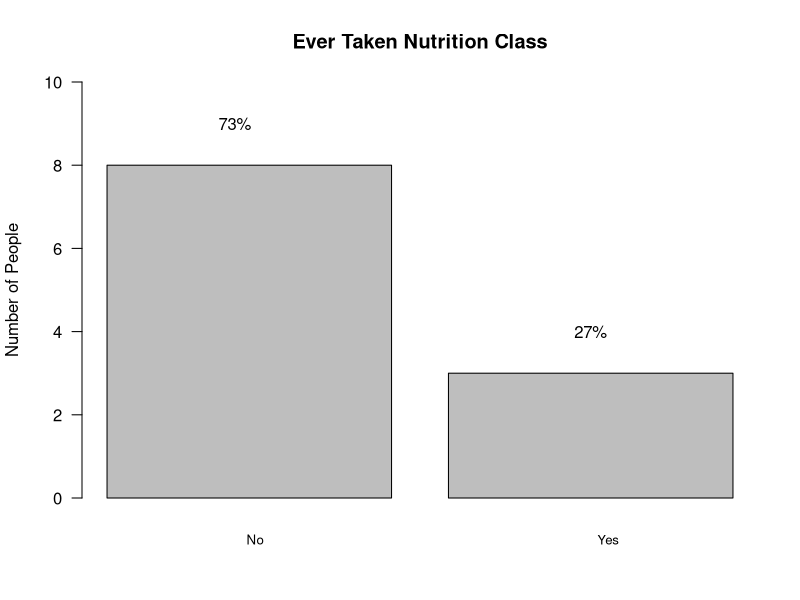
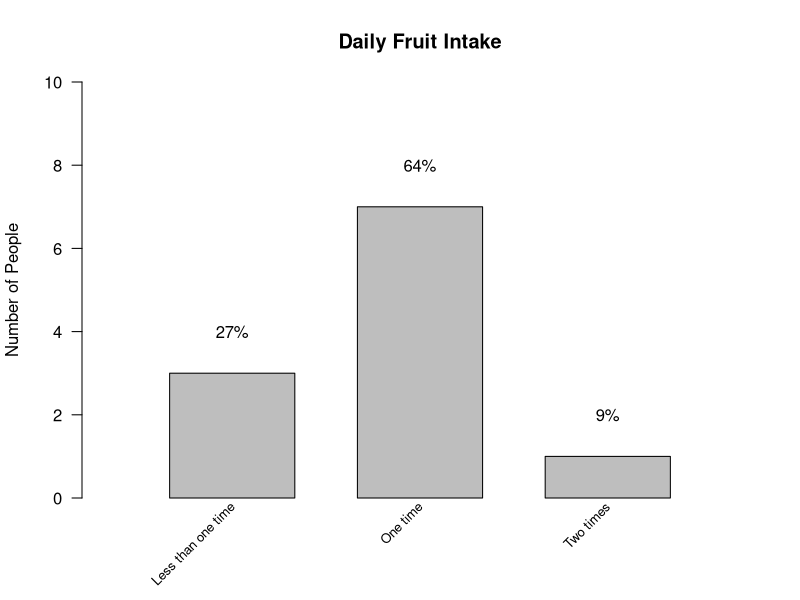
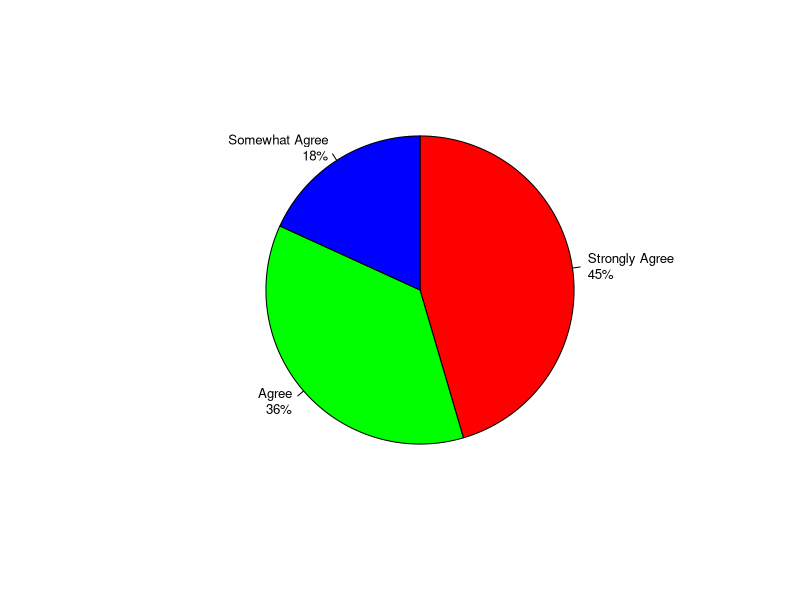
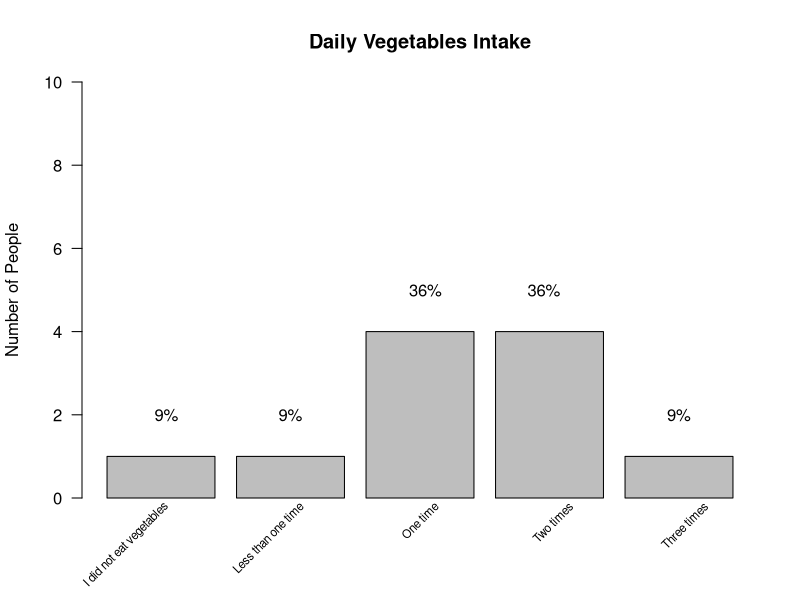
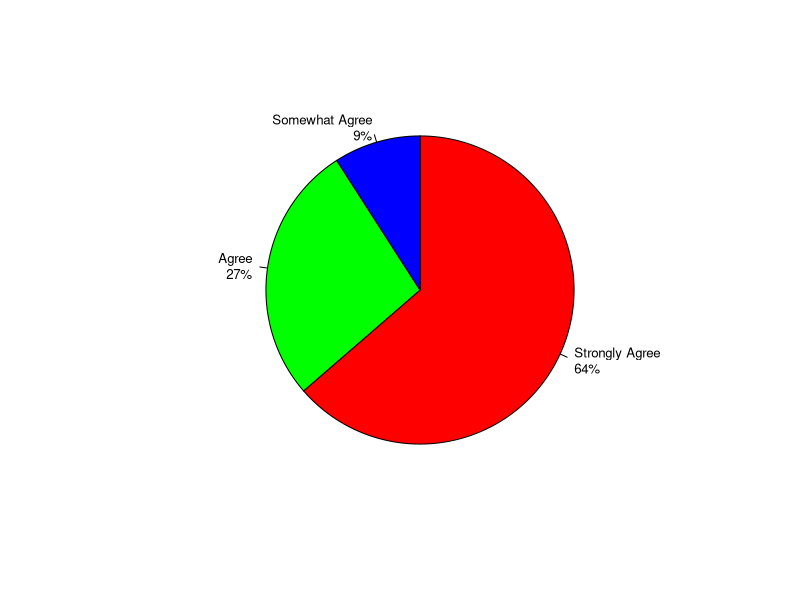

Here is the R script that generated these plots, in order:
## ---- chunk 1
knitr::opts_chunk$set(echo = FALSE)
## ---- chunk 2
data_2<-c(8,3)
labels_2<-c("No","Yes")
barplot(data_2,ylim=c(0,10),width=2,space=0.2,ylab="Number of People",las=1,
        main = "Ever Taken Nutrition Class")
text(x=seq(1.5,6.5,by=2.5),y=-1,adj=1,labels = labels_2,xpd=T,cex=0.8)
text(1.3,9,labels="73%",font=1)
text(3.8,4,labels="27%",font=1)
## ---- chunk 3
data<-c(3,7,1)
labels<-c("Less than one time","One time","Two times")
barplot(data,ylim=c(0,10),xlim=c(0,10),width=2,space=0.5,ylab="Number of People",las=1,
        main = "Daily Fruit Intake")
text(x=seq(2,10.9,by=3),y=-0.15,adj=1, srt = 45,labels = labels,xpd=T,cex=0.8)
text(2,4,labels="27%",font=1)
text(5,8,labels="64%",font=1)
text(8,2,labels="9%",font=1)
## ---- chunk 4
par(mfrow=c(1,1))
library(vcd)  
slices<-c(5,4,2) 
pct<-round(slices/sum(slices)*100)
lbls<-c("Strongly Agree","Agree","Somewhat Agree")  
lbls2<-paste(lbls,"\n",pct,"%",sep = "")
pie(slices,labels = lbls2,col=rainbow(length(slices)),cex=0.8,clockwise = T)

## ---- chunk 5
data_1<-c(1,1,4,4,1)
labels_1<-c("I did not eat vegetables",
        "Less than one time",
          "One time",
          "Two times",
          "Three times")
barplot(data_1,ylim=c(0,10),width=2,space=0.2,ylab="Number of People",las=1,
        main = "Daily Vegetables Intake")
text(x=seq(1.5,11.5,by=2.5),y=-0.15,adj=1, srt = 45,labels = labels_1,xpd=T,cex=0.7)
text(1.5,2,labels="9%",font=1)
text(3.8,2,labels="9%",font=1)
text(6.3,5,labels="36%",font=1)
text(8.5,5,labels="36%",font=1)
text(11,2,labels="9%",font=1)
## ---- chunk 6
par(mfrow=c(1,1))
slices<-c(7,3,1) 
pct<-round(slices/sum(slices)*100)
lbls<-c("Strongly Agree","Agree","Somewhat Agree")  
lbls2<-paste(lbls,"\n",pct,"%",sep = "")
pie(slices,labels = lbls2,col=rainbow(length(slices)),cex=0.8,clockwise = T)
